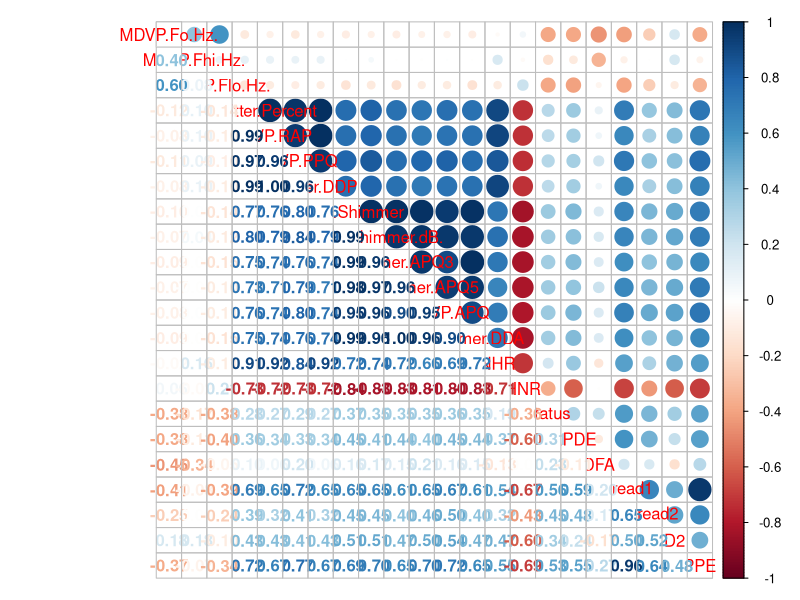
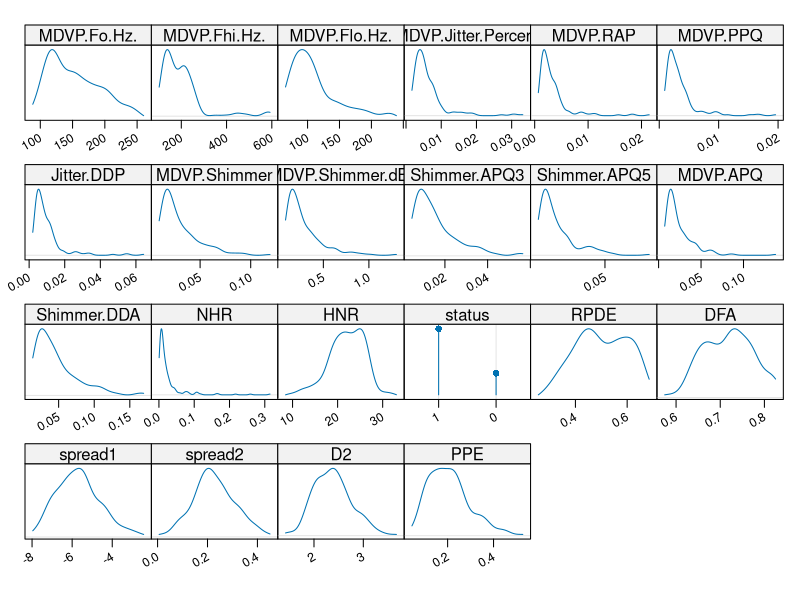

Here is the R script that generated these plots, in order:
## ---- chunk 1
library(lattice)
library(MASS)
library(e1071)
library(corrplot)
library(latticeExtra)
library(nnet)
## ---- chunk 2
df <- read.csv("data/parkinsons.csv", comment.char = "#")
df$name <- NULL
df$MDVP.Jitter.Abs. <- NULL
names(df)[names(df) == 'MDVP.Jitter...'] <- 'MDVP.Jitter.Percent'
summary(df)
## ---- chunk 3
corrplot.mixed(cor(df), tl.cex=1.0)
## ---- chunk 4
df$status <- as.factor(df$status)
marginal.plot(df)
## ---- chunk 5
train.idx <- sample(nrow(df), size = nrow(df) * 0.6666)
df.train <- df[train.idx, ]
df.test <- df[-train.idx, ]
## ---- chunk 6
check.testTrain.lda <- function(f) {
  m.predicted <- predict(lda(f, data = df.train), df.test)
  print(table(m.predicted$class, df.test$status))
  mean(m.predicted$class != df.test$status)
}

check.lda = function(f) {
  print(lda(f, df))
  t <- tune(lda, f, data = df, predict.func = function(...) predict(...)$class)
  print(check.testTrain.lda(f))
  t
}
check.lda(status ~ .)
## ---- chunk 7
check.testTrain.nb = function(f) {
  m.predicted <- predict(naiveBayes(f, data = df.train), df.test)
  print(table(m.predicted, df.test$status))
  mean(m.predicted != df.test$status)
}

check.nb = function(f) {
  print(naiveBayes(f, df))
  t <- tune(naiveBayes, f, data = df)
  print(check.testTrain.nb(f))
  t
}

check.nb(status ~ .)
## ---- chunk 8
check.testTrain.mr = function(f) {
  m.predicted <- predict(multinom(f, df.train, maxit = 3000, trace=FALSE), df.test)
  print(table(m.predicted, df.test$status))
  mean(m.predicted != df.test$status)
}

check.mr = function(f) {
  (mr <- multinom(f, df, maxit = 3000, trace=FALSE))
  t <- tune(multinom, f, data = df, maxit=3000, trace=FALSE)
  print(check.testTrain.mr(f))
  t
}

check.mr(status ~ .)
## ---- chunk 9
mnr <- multinom(status ~ ., df, maxit=3000, trace=FALSE)
mnr.aic <- stepAIC(mnr, trace=FALSE)
(mnr.aic.formula <- mnr.aic$call$formula)
## ---- chunk 10
check.mr(mnr.aic.formula)
## ---- chunk 11
df <- read.csv("data/parkinsons.csv", comment.char = "#")
df$MDVP.Jitter.Abs. <- NULL
names(df)[names(df) == 'MDVP.Jitter...'] <- 'MDVP.Jitter.Percent'
df$name <- substring(df$name, 10, 12)
df <- aggregate(subset(df, select = c(-name, -status)), list(df$name, df$status), mean)
df$Group.1 <- NULL
names(df)[1] = "status"
df$status <- as.factor(df$status)
## ---- chunk 12
train.idx <- sample(nrow(df), size = nrow(df) * 0.6666)
df.train <- df[train.idx, ]
df.test <- df[-train.idx, ]
## ---- chunk 13
check.lda(status ~ .)
## ---- chunk 14
check.nb(status ~ .)
## ---- chunk 15
check.mr(status ~ .)
## ---- chunk 16
mnr.grouped <- multinom(status ~ ., df, maxit=3000, trace=FALSE)
mnr.aic.grouped <- stepAIC(mnr.grouped, trace=FALSE)
(mnr.aic.formula.grouped <- mnr.aic.grouped$call$formula)
check.mr(mnr.aic.formula.grouped)
